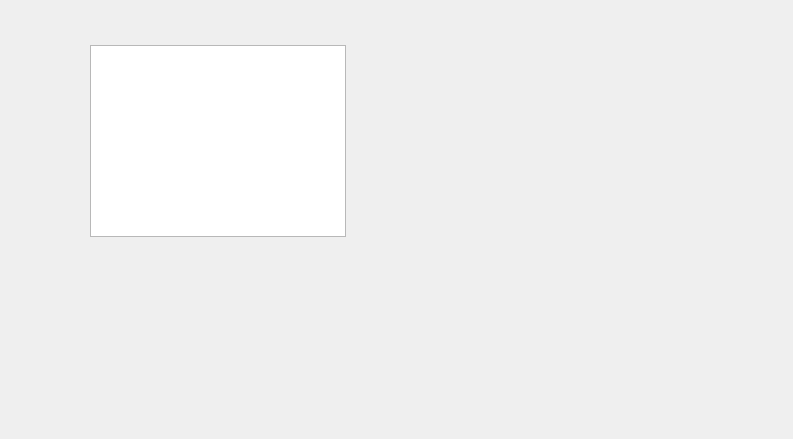
<?xml version="1.0" encoding="UTF-8"?>
<ui version="4.0">
 <class>QFormDoc</class>
 <widget class="QWidget" name="QFormDoc">
  <property name="geometry">
   <rect>
    <x>0</x>
    <y>0</y>
    <width>793</width>
    <height>439</height>
   </rect>
  </property>
  <property name="font">
   <font>
    <pointsize>10</pointsize>
   </font>
  </property>
  <property name="windowTitle">
   <string>new document</string>
  </property>
  <widget class="QPlainTextEdit" name="plainTextEdit">
   <property name="geometry">
    <rect>
     <x>90</x>
     <y>45</y>
     <width>256</width>
     <height>192</height>
    </rect>
   </property>
  </widget>
  <action name="actOpen">
   <property name="icon">
    <iconset resource="res.qrc">
     <normaloff>:/images/images/122.bmp</normaloff>:/images/images/122.bmp</iconset>
   </property>
   <property name="text">
    <string>打开</string>
   </property>
   <property name="toolTip">
    <string>打开文件</string>
   </property>
  </action>
  <action name="actCut">
   <property name="icon">
    <iconset resource="res.qrc">
     <normaloff>:/images/images/200.bmp</normaloff>:/images/images/200.bmp</iconset>
   </property>
   <property name="text">
    <string>剪切</string>
   </property>
   <property name="toolTip">
    <string>剪切</string>
   </property>
   <property name="shortcut">
    <string>Ctrl+X</string>
   </property>
  </action>
  <action name="actCopy">
   <property name="icon">
    <iconset resource="res.qrc">
     <normaloff>:/images/images/202.bmp</normaloff>:/images/images/202.bmp</iconset>
   </property>
   <property name="text">
    <string>复制</string>
   </property>
   <property name="toolTip">
    <string>复制</string>
   </property>
   <property name="shortcut">
    <string>Ctrl+C</string>
   </property>
  </action>
  <action name="actPaste">
   <property name="icon">
    <iconset resource="res.qrc">
     <normaloff>:/images/images/204.bmp</normaloff>:/images/images/204.bmp</iconset>
   </property>
   <property name="text">
    <string>粘贴</string>
   </property>
   <property name="toolTip">
    <string>粘贴</string>
   </property>
   <property name="shortcut">
    <string>Ctrl+V</string>
   </property>
  </action>
  <action name="actFont">
   <property name="icon">
    <iconset resource="res.qrc">
     <normaloff>:/images/images/506.bmp</normaloff>:/images/images/506.bmp</iconset>
   </property>
   <property name="text">
    <string>字体</string>
   </property>
   <property name="toolTip">
    <string>设置字体</string>
   </property>
  </action>
  <action name="actClose">
   <property name="icon">
    <iconset resource="res.qrc">
     <normaloff>:/images/images/132.bmp</normaloff>:/images/images/132.bmp</iconset>
   </property>
   <property name="text">
    <string>关闭</string>
   </property>
   <property name="toolTip">
    <string>关闭本窗口</string>
   </property>
  </action>
  <action name="actUndo">
   <property name="icon">
    <iconset resource="res.qrc">
     <normaloff>:/images/images/206.bmp</normaloff>:/images/images/206.bmp</iconset>
   </property>
   <property name="text">
    <string>撤销</string>
   </property>
   <property name="toolTip">
    <string>撤销编辑操作</string>
   </property>
   <property name="shortcut">
    <string>Ctrl+Z</string>
   </property>
  </action>
  <action name="actRedo">
   <property name="icon">
    <iconset resource="res.qrc">
     <normaloff>:/images/images/208.bmp</normaloff>:/images/images/208.bmp</iconset>
   </property>
   <property name="text">
    <string>重复</string>
   </property>
   <property name="toolTip">
    <string>重复编辑操作</string>
   </property>
  </action>
 </widget>
 <resources>
  <include location="res.qrc"/>
 </resources>
 <connections>
  <connection>
   <sender>actClose</sender>
   <signal>triggered()</signal>
   <receiver>QFormDoc</receiver>
   <slot>close()</slot>
   <hints>
    <hint type="sourcelabel">
     <x>-1</x>
     <y>-1</y>
    </hint>
    <hint type="destinationlabel">
     <x>429</x>
     <y>272</y>
    </hint>
   </hints>
  </connection>
  <connection>
   <sender>actCut</sender>
   <signal>triggered()</signal>
   <receiver>plainTextEdit</receiver>
   <slot>cut()</slot>
   <hints>
    <hint type="sourcelabel">
     <x>-1</x>
     <y>-1</y>
    </hint>
    <hint type="destinationlabel">
     <x>395</x>
     <y>220</y>
    </hint>
   </hints>
  </connection>
  <connection>
   <sender>actCopy</sender>
   <signal>triggered()</signal>
   <receiver>plainTextEdit</receiver>
   <slot>copy()</slot>
   <hints>
    <hint type="sourcelabel">
     <x>-1</x>
     <y>-1</y>
    </hint>
    <hint type="destinationlabel">
     <x>395</x>
     <y>220</y>
    </hint>
   </hints>
  </connection>
  <connection>
   <sender>actPaste</sender>
   <signal>triggered()</signal>
   <receiver>plainTextEdit</receiver>
   <slot>paste()</slot>
   <hints>
    <hint type="sourcelabel">
     <x>-1</x>
     <y>-1</y>
    </hint>
    <hint type="destinationlabel">
     <x>395</x>
     <y>220</y>
    </hint>
   </hints>
  </connection>
  <connection>
   <sender>actUndo</sender>
   <signal>triggered()</signal>
   <receiver>plainTextEdit</receiver>
   <slot>undo()</slot>
   <hints>
    <hint type="sourcelabel">
     <x>-1</x>
     <y>-1</y>
    </hint>
    <hint type="destinationlabel">
     <x>395</x>
     <y>220</y>
    </hint>
   </hints>
  </connection>
  <connection>
   <sender>actRedo</sender>
   <signal>triggered()</signal>
   <receiver>plainTextEdit</receiver>
   <slot>redo()</slot>
   <hints>
    <hint type="sourcelabel">
     <x>-1</x>
     <y>-1</y>
    </hint>
    <hint type="destinationlabel">
     <x>395</x>
     <y>220</y>
    </hint>
   </hints>
  </connection>
 </connections>
</ui>
